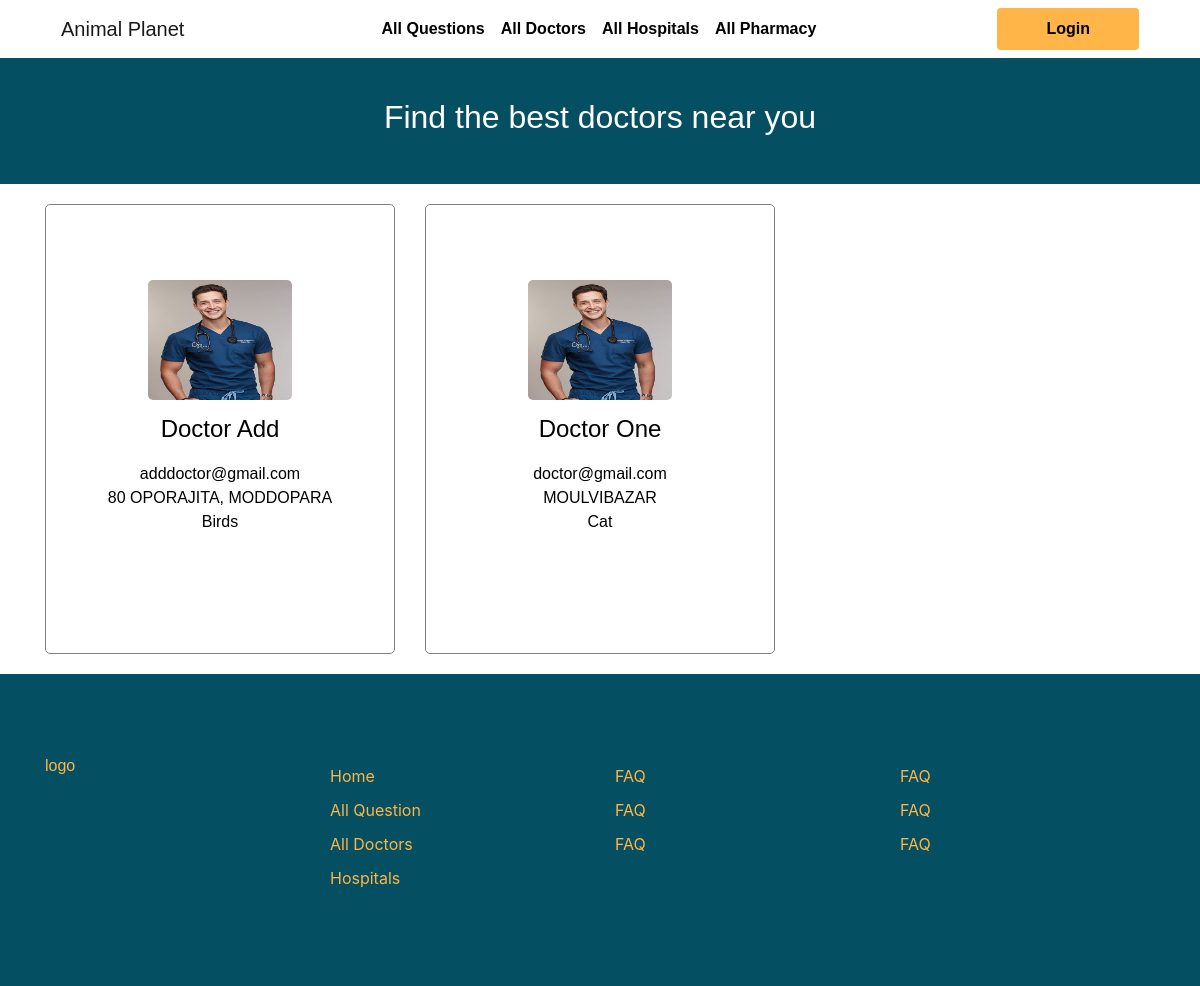
Before: /userview/all-doctors.php with the older database file.
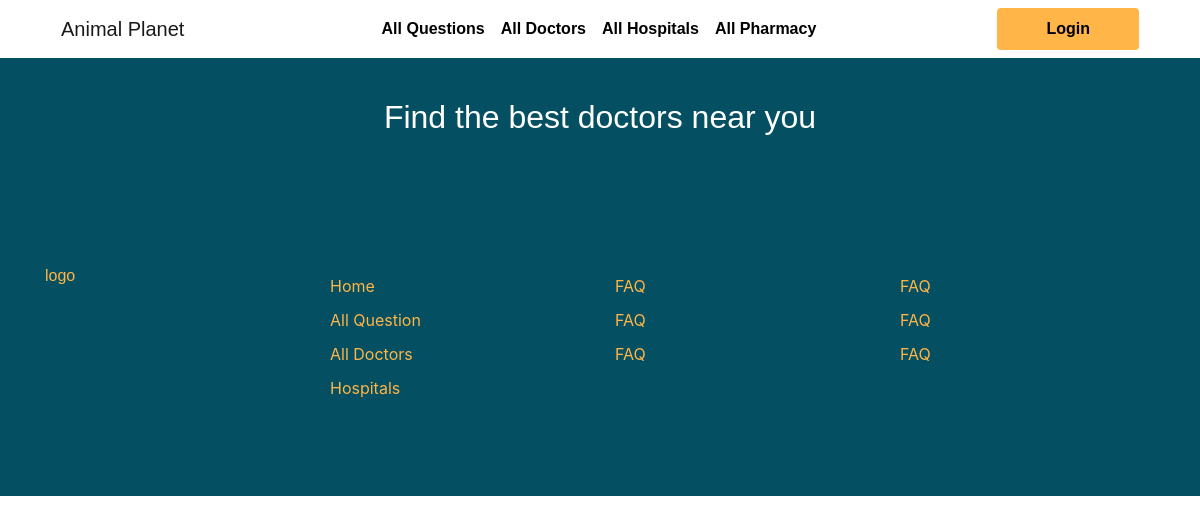
After: the same page with the newer database file.
### tables this page shows
CREATE TABLE `users` (
                         `id` bigint(20) UNSIGNED NOT NULL,
                         `name` varchar(255) NOT NULL,
                         `email` varchar(255) NOT NULL,
                         `user_type` varchar(255) NOT NULL DEFAULT 'user',
                         `phone` varchar(255) DEFAULT NULL,
                         `address` varchar(255) DEFAULT NULL,
                         `specialists` varchar(255) DEFAULT NULL,
                         `password` varchar(255) NOT NULL,
                         `created_at` timestamp NULL DEFAULT NULL,
                         `updated_at` timestamp NULL DEFAULT NULL
);

### auth/Session.php (called while the page is built, shortened)
<?php
class Session
{
    public static function get($key)
    {
        if (isset($_SESSION[$key])) {
            return $_SESSION[$key];
        } else {
            return false;
        }
    }
}

### controller/db_functions.php (called while the page is built, shortened)
<?php
class  DB_Functions
{
    private $conn;
    function __construct()
    {
        require_once 'connect.php';
        $db = new Connect();
        $this->conn = $db->connection();
    }
    public static function db()
    {
        return new DB_Functions();
    }
    function getImages($image_src, $user_id)
    {
        $result = $this->conn->prepare("SELECT * FROM images WHERE image_src =? and user_id =? ORDER BY id DESC");
        $result->bind_param("ss", $image_src, $user_id);
        $result->execute();
        $images = $result->get_result()->fetch_all(MYSQLI_ASSOC);
        return $images;
    }
    function getDoctors()
    {
        $query = "SELECT
  users.*,
  COUNT(posts.doctor_id) AS Total
FROM
  users
LEFT JOIN posts ON users.id = posts.doctor_id
WHERE users.user_type = 'doctor'
GROUP BY users.id,users.name ORDER BY Total DESC;";
        $result = $this->conn->query($query) or die($this->conn->error . __LINE__);
        return $result;
    }
}

### controller/connect.php (called while the page is built, shortened)
<?php
class Connect
{
    public function connection()
    {
        $this->connect = new mysqli(DB_HOST, DB_USER, DB_PASSWORD, DB_DATABASE);
        return $this->connect;
    }
}

### controller/dashboard_value.php (called while the page is built, shortened)
<?php
include "../controller/db_functions.php";
class DashboardValue extends DB_Functions
{
    public static function getAllDoctor()
    {
        return self::db()->getDoctors();
    }
    public static function getDoctorImage($id)
    {
        $value = self::db()->getImages('doctor', $id);
        if (!empty($value)) {
            return $value[0]['url'];
        } else {
            return null;
        }
    }
}

### userview/all-doctors.php (the view, shortened to what this page needs)
<?php
include "../controller/dashboard_value.php";
include '../auth/Session.php';
?>
<!DOCTYPE html>
<html lang="en">
<head>
    <link
            rel="stylesheet"
            href="https://maxcdn.bootstrapcdn.com/bootstrap/4.0.0/css/bootstrap.min.css"
    />
    <link
            rel="stylesheet"
            href="https://cdnjs.cloudflare.com/ajax/libs/font-awesome/5.15.2/css/all.min.css"
    />
    <link rel="stylesheet" href="./resources/css/style.css"/>
    <link rel="stylesheet" href="./resources/css/responsive.css"/>
</head>
<body>
<div class="header">
    <div class="container">
        <nav class="navbar navbar-expand-lg navbar-light">
            <a class="navbar-brand" href="index.php">Animal Planet</a>
            <div class="collapse navbar-collapse" id="navbarTogglerDemo02">
                <ul class="navbar-nav mr-auto ml-auto mt-2 mt-lg-0">
                    <li class="nav-item">
                        <a class="nav-link" href="all-questions.php">All Questions </a>
                    </li>
                    <li class="nav-item">
                        <a class="nav-link" href="all-doctors.php">All Doctors</a>
                    </li>
                    <li class="nav-item">
                        <a class="nav-link" href="all-hospitals.php">All Hospitals</a>
                    </li>
                    <li class="nav-item">
                        <a class="nav-link" href="all-pharmacy.php">All Pharmacy</a>
                    </li>
                </ul>
                <form class="form-inline my-2 my-lg-0">
                    <?php
                    if (Session::get('name')) {
                        ?>
                        <a href="profile.php"
                           class="btn btn-default my-2 my-sm-0 px-5 py-2 primary-button"><?php echo Session::get('name'); ?>
                        </a>
                        <?php
                    } else { ?>
                        <a href="login.php" class="btn btn-default my-2 my-sm-0 px-5 py-2 primary-button">Login</a>
                    <?php } ?>
                </form>
            </div>
        </nav>
    </div>
    <div class="title-section">
        <h2>Find the best doctors near you</h2>
    </div>
</div>
<div class="all-doctors">
    <div class="container">
        <div class="row">
            <?php
            $result = DashboardValue::getAllDoctor();
            while ($item = mysqli_fetch_assoc($result)) {
                ?>
                <div class="col-md-4">
                    <div class="doctor-card <?php
                    if ($item['Total'] == 5 || $item['Total'] == 6) {
                        echo 'gold-doc';
                    } elseif ($item['Total'] == 3 || $item['Total'] == 4) {
                        echo 'silver-doc';
                    } elseif ($item['Total'] == 1 || $item['Total'] == 2) {
                        echo 'bronze-doc';
                    }
                    ?> ">
                        <a style="text-decoration: none;" href="doctor-details.php?id=<?php echo $item['id']; ?>">
                            <div class="doctor-badge">
                            </div>
                            <div class="doc-img">
                                <img
                                    <?php
                                    if (DashboardValue::getDoctorImage($item['id']) == null) {
                                        ?>
                                        src="resources/images/doc-1.png"
                                    <?php } else {
                                        ?>
                                        src="uploads/<?php echo DashboardValue::getDoctorImage($item['id']); ?>"
                                    <?php
                                    }
                                    ?>
                                        alt=""/>
                            </div>
                            <h4 class="doc-name"><?php echo ucwords($item['name']); ?></h4>
                            <p class="doc-description">
                                <?php echo $item['email']; ?>
                                <br>
                                <?php echo $item['address']; ?>
                                <br>
                                <?php echo $item['specialists']; ?>
                            </p>
                        </a>
                    </div>
                </div>
                <?php
            }
            ?>
        </div>
    </div>
</div>
<footer>
    <div class="section footer-section">
        <div class="container">
            <div class="row">
                <div class="col-md-3">
                    <p>logo</p>
                </div>
                <div class="col-md-3">
                    <ul>
                        <li>Home</li>
                        <li>All Question</li>
                        <li>All Doctors</li>
                        <li>Hospitals</li>
                    </ul>
                </div>
                <div class="col-md-3">
                    <ul>
                        <li>FAQ</li>
                        <li>FAQ</li>
                        <li>FAQ</li>
                    </ul>
                </div>
                <div class="col-md-3">
                    <ul>
                        <li>FAQ</li>
                        <li>FAQ</li>
                        <li>FAQ</li>
                    </ul>
                </div>
            </div>
        </div>
    </div>
</footer>
</body>
</html>

### userview/resources/css/style.css (style rules this page uses)
* { margin: 0; padding: 0; }
h1, h2, h3, h4, h5, h6 { font-family: Helvetica, sans-serif; }
p, a { font-family: sans-serif; }
.primary-button { background-color: #ffb548; color: #000000; font-weight: 600; }
.section { padding: 10vh 0; }
.nav-item .nav-link { color: black !important; font-weight: 600; }
.footer-section { background-color: #044f61; color: #ffb548; }
.footer-section ul { list-style-type: none; }
.footer-section ul li { margin: 10px 0; }
.title-section { text-align: center; background-color: #044f61; padding: 5vh 0; color: #ffffff; }
.doctor-card { text-align: center; height: 450px; margin: 20px 0; border: 1px solid gray; border-radius: 5px; overflow: scroll; }
.doc-name { text-align: center; }
.doc-img img { width: 50%; padding: 15px; height: 150px; border-radius: 20px; }
.doctor-badge { padding: 20px 0 0; }
.doc-description { padding: 10px; }
.doctor-card a { text-decoration: none; color: black; }

Changed rows visible on the page:
removed users: name "Doctor Add", email "adddoctor@gmail.com", address "80 OPORAJITA, MODDOPARA", specialists "Birds"
removed users: name "Doctor One", email "doctor@gmail.com", address "MOULVIBAZAR", specialists "Cat"
